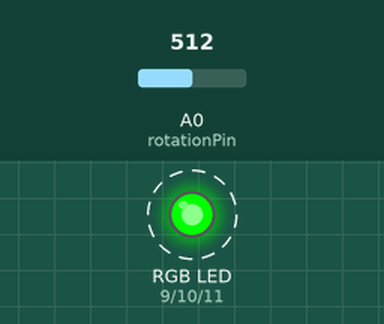
A sketch run on a simulated Arduino Uno, built with avr-gcc and run on an emulated ATmega328P. Parts: an RGB LED mixed from three pins (HIGH = lit). Dashed ring = blinking. The test bench sets the inputs (shaded band); at power-on: A0 (rotationPin) = 512. Dim RGB values are drawn brighter than linear.

Above: at 2.3 s.
2.4 s: A0 (rotationPin) set to 0
At 4.1 s:
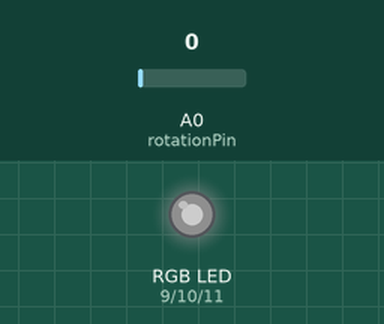
4.6 s: A0 (rotationPin) set to 122
At 4.78 s:
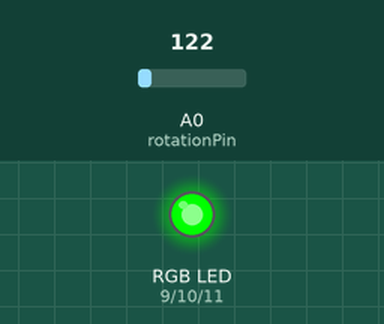
8.1 s: A0 (rotationPin) set to 306
At 8.41 s:
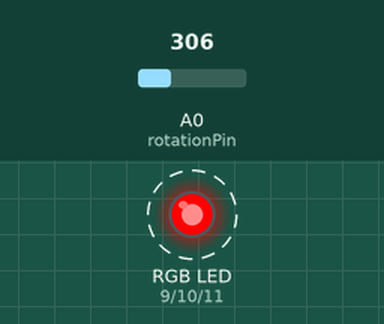
Timing chart, 0 to 17.6 s (numbered marks = the images above; inputs shaded):
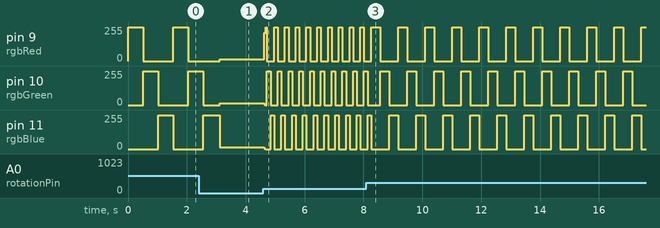

Measured:
- after the input at 4.6 s, pin 9 (rgbRed): 15/255 → 211/255 at once, then moves between 0/255 and 255/255, repeating every 1.1 s; pin 11 (rgbBlue): 15/255 → 3/255 at once, then moves between 0/255 and 255/255, repeating every 1.1 s
- after the input at 8.1 s, pin 9 (rgbRed): alternates 255/255 for 0.31 s and 0/255 for 0.61 s, starting after 0.47 s
- by itself, pin 9 (rgbRed): alternates 255/255 for 0.51 s and 0/255 for 1.0 s
- by itself, pin 10 (rgbGreen): repeats every 0.92 s: 255/255 0.31 s, 0/255 0.61 s

The sketch:

level3.ino
```cpp
int rotationPin = A0;
int waitTime=0;
int rgbRed = 9;
int rgbGreen = 10;
int rgbBlue = 11;

void setup() {
pinMode(rgbRed, OUTPUT);
pinMode(rgbGreen, OUTPUT);
pinMode(rgbBlue, OUTPUT);
}

void loop() {
waitTime = analogRead(rotationPin);
//Display Red
digitalWrite(rgbRed, HIGH);
delay(waitTime);
digitalWrite(rgbRed, LOW);

//Display Green
digitalWrite(rgbGreen, HIGH);
delay(waitTime);
digitalWrite(rgbGreen, LOW);

//Display Blue
digitalWrite(rgbBlue, HIGH);
delay(waitTime);
digitalWrite(rgbBlue, LOW);
}
```
